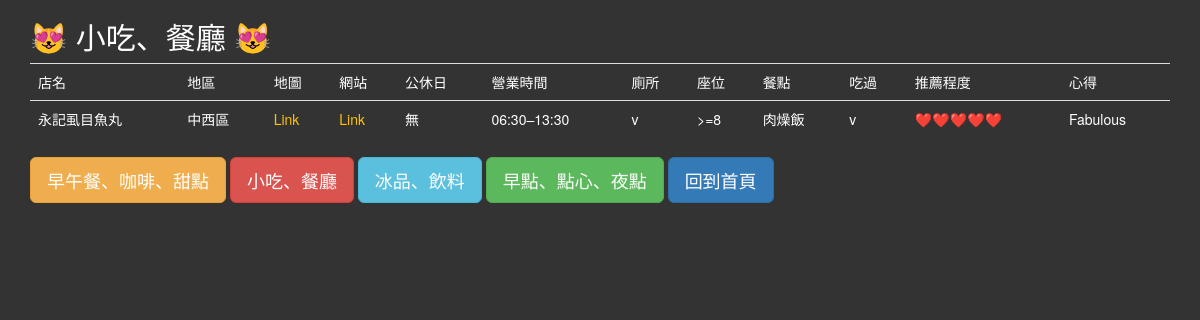
Screenshot of /StreetfoodStore/stores with the database file from the repository.
### main.py (models this page shows)
class StreetfoodStore(db.Model):
    __tablename__ = "streetfood_store"
    id = db.Column(db.Integer, primary_key=True)
    cafe = db.Column(db.String(250), unique=True, nullable=False)
    location = db.Column(db.String(250), nullable=False)
    maps_url = db.Column(db.String(1000), nullable=False)
    website = db.Column(db.String(1000), nullable=False)
    rest = db.Column(db.String(250), nullable=False)
    openhours = db.Column(db.String(250), nullable=False)
    toilet = db.Column(db.String(250), nullable=False)
    seats = db.Column(db.String(250), nullable=False)
    meal = db.Column(db.String(1000), nullable=False)
    visited = db.Column(db.String(250), nullable=False)
    recommend = db.Column(db.String(250), nullable=False)
    comment = db.Column(db.String(250), nullable=False)

### main.py (the view)
@app.route('/<db_name>/stores')
def stores(db_name):
    if db_name == "Cafe":
        list_of_rows = get_tables(Cafe, db_name)
    elif db_name == "StreetfoodStore":
        list_of_rows = get_tables(StreetfoodStore, db_name)
    elif db_name == "IceStore":
        list_of_rows = get_tables(IceStore, db_name)
    elif db_name == "BreakfastStore":
        list_of_rows = get_tables(BreakfastStore, db_name)
    return render_template('cafes.html', db_name=db_name, cafes=list_of_rows, logged_in=current_user.is_authenticated)

### templates/cafes.html (shortened to what this page needs)
{% extends 'bootstrap/base.html' %}
{% block styles %}
    {{super()}}
    <link rel="stylesheet"
          href="{{url_for('.static', filename='css/styles.css')}}">
{% endblock %}
{% block content %}
<div class="container">
  <div class="row">
    <div class="col-sm-12">
      {% if db_name == "Cafe" %}
        <h2>😻 早午餐、咖啡、甜點 😻</h2>
      {% elif db_name == "StreetfoodStore" %}
        <h2>😻 小吃、餐廳 😻</h2>
      {% elif db_name == "IceStore" %}
        <h2>😻 冰品、飲料 😻</h2>
      {% elif db_name == "BreakfastStore" %}
        <h2>😻 早點、點心、夜點 😻</h2>
      {% endif %}
	  <table class="table">
              {% for items in cafes %}
                <tr>
                    {% for item in items %}
                        {% if item.find("http") != -1 %}
                            <td><a target=”_blank” href={{ item }}>Link</a></td>
                        {% else %}
                            {% if items.index(item) == 0 and cafes.index(items) != 0 %}
                            <td>
                                {% if current_user.id == 1 %}
                                <a href="{{ url_for('edit_cafe', cafe_title=item, db_name=db_name) }}">{{ item }}</a>
                                {% else %}
                                {{ item }}
                                {% endif %}
                            </td>
                            {% else %}
                            <td>{{ item }}</td>
                            {% endif %}
                        {% endif %}
                    {% endfor %}
                </tr>
              {% endfor %}
  	  </table>
        {% if current_user.id == 1 %}
        <a class="btn btn-danger btn-lg" href="{{ url_for('add_stores', db_name=db_name) }}" role="button">新增店家</a>
        {% else %}
        <a class="btn btn-warning btn-lg" href="{{ url_for('stores', db_name='Cafe') }}" role="button">早午餐、咖啡、甜點</a>
        <a class="btn btn-danger btn-lg" href="{{ url_for('stores', db_name='StreetfoodStore') }}" role="button">小吃、餐廳</a>
        <a class="btn btn-info btn-lg" href="{{ url_for('stores', db_name='IceStore') }}" role="button">冰品、飲料</a>
        <a class="btn btn-success btn-lg" href="{{ url_for('stores', db_name='BreakfastStore') }}" role="button">早點、點心、夜點</a>
        {% endif %}
        {% if logged_in %}
        <a class="btn btn-warning btn-lg" href="{{ url_for('home') }}" role="button">回到首頁</a>
        <a class="btn btn-primary btn-lg" href="{{ url_for('logout') }}" role="button">登出</a>
        {% else %}
        <a class="btn btn-primary btn-lg" href="{{ url_for('home') }}" role="button">回到首頁</a>
        {% endif %}
    </div>
  </div>
</div>
{% endblock %}

### static/css/styles.css (style rules this page uses)
body { background-color: #333; color: white; }
a { color: #ffc107; }

### rows the page displays
StreetfoodStore: cafe "店名", location "地區", maps_url "地圖", website "網站", rest "公休日", openhours "營業時間", toilet "廁所", seats "座位", meal "餐點", visited "吃過", recommend "推薦程度", comment "心得"
StreetfoodStore: cafe "永記虱目魚丸", location "中西區", items "無" "v" "v", openhours "06:30–13:30", seats ">=8", meal "肉燥飯", recommend "❤️❤️❤️❤️❤️", comment "Fabulous"
